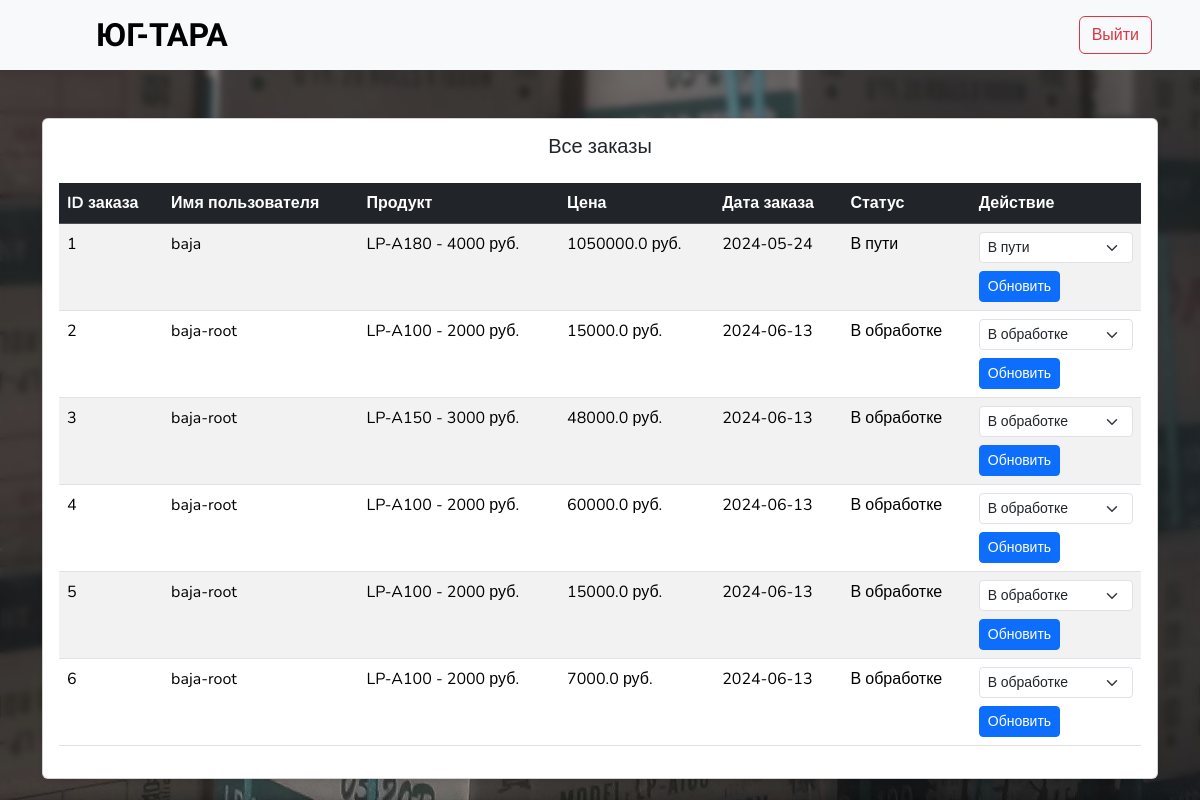
Page /admin (signed in) on the earlier database version.
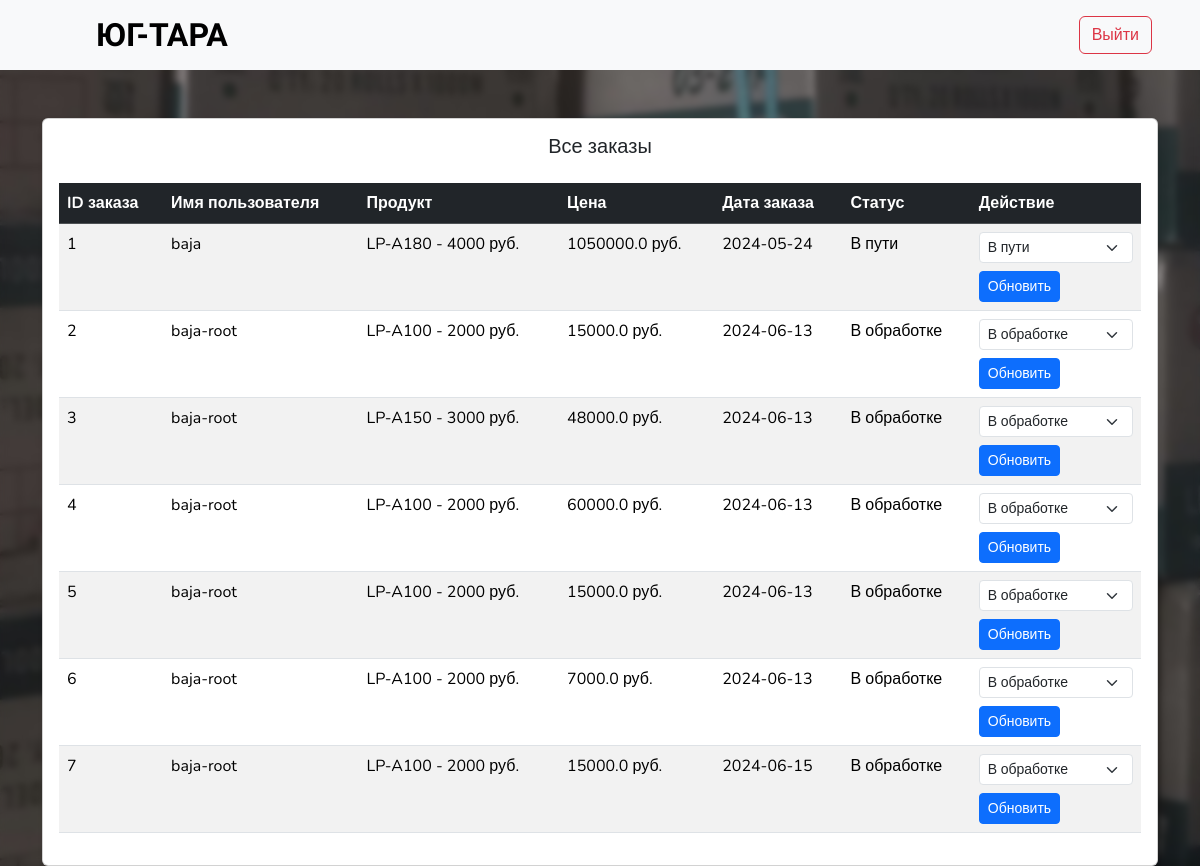
Same page on the later database version.
### main.py (models this page shows, shortened)
class Purchase(db.Model):
    id = db.Column(db.Integer, primary_key=True)
    user_id = db.Column(db.Integer, db.ForeignKey('user.id'), nullable=False)
    product_name = db.Column(db.String(100), nullable=False)
    price = db.Column(db.Float, nullable=False)
    order_date = db.Column(db.Date, default=datetime.utcnow)
    order_status = db.Column(db.String(10), nullable=False, default='Pending')

class User(db.Model):
    id = db.Column(db.Integer, primary_key=True)
    username = db.Column(db.String(50), unique=True, nullable=False)
    password_hash = db.Column(db.String(100), nullable=False)
    is_admin = db.Column(db.Boolean, default=False)  # Добавлено поле для роли администратора
    purchases = db.relationship('Purchase', backref='user', lazy=True)  # Связь с покупками

### main.py (the view, shortened to what this page needs)
@app.route('/admin', methods=['GET', 'POST'])
@login_required
def admin_panel():
    orders = Purchase.query.all()
    return render_template('admin_panel.html', title='Админ-панель', orders=orders)

### main.py (called while the page is built)
@login_manager.user_loader
def load_user(user_id):
    return db.session.get(User, int(user_id))

### templates/admin_panel.html (shortened to what this page needs)
{% extends 'base_template.html' %}
{% block imports %}
    {%- block common_imports %}
        <link href="https://cdn.jsdelivr.net/npm/bootstrap@5.3.2/dist/css/bootstrap.min.css" rel="stylesheet">
    {%- endblock %}
    {%- block user_imports %}
        <link href="{{ url_for('static', filename='css/index_stylesheet.css') }}" rel="stylesheet">
    {%- endblock %}
{% endblock %}
{% block content %}
    <nav class="navbar navbar-dark bg-light px-5">
        <a href="{{ url_for('index') }}" class="d-flex align-items-center ms-5 link-body-emphasis text-decoration-none">
            <p class="montserrat-alternates-extrabold fs-2 m-0">ЮГ-ТАРА</p>
        </a>
        <a href="{{ url_for('logout') }}" class="btn btn-outline-danger my-2" type="button">Выйти</a>
    </nav>
    <div class="container mt-5">
        <div class="card shadow-sm">
            <div class="card-body">
                <h5 class="card-title text-center mb-4">Все заказы</h5>
                {% if orders %}
                    <table class="table table-striped table-hover">
                        <thead class="table-dark">
                            <tr>
                                <th scope="col">ID заказа</th>
                                <th scope="col">Имя пользователя</th>
                                <th scope="col">Продукт</th>
                                <th scope="col">Цена</th>
                                <th scope="col">Дата заказа</th>
                                <th scope="col">Статус</th>
                                <th scope="col">Действие</th>
                            </tr>
                        </thead>
                        <tbody>
                            {% for order in orders %}
                                <tr>
                                    <td>{{ order.id }}</td>
                                    <td>{{ order.user.username }}</td>
                                    <td>{{ order.product_name }}</td>
                                    <td>{{ order.price }} руб.</td>
                                    <td>{{ order.order_date.strftime('%Y-%m-%d') }}</td>
                                    <td>{{ order.order_status }}</td>
                                    <td>
                                        <form method="POST" action="{{ url_for('admin_panel') }}">
                                            <select name="status" class="form-select form-select-sm mb-2">
                                                <option value="В обработке" {% if order.order_status == 'В обработке' %}selected{% endif %}>В обработке</option>
                                                <option value="В пути" {% if order.order_status == 'В пути' %}selected{% endif %}>В пути</option>
                                            </select>
                                            <button type="submit" class="btn btn-sm btn-primary">Обновить</button>
                                        </form>
                                    </td>
                                </tr>
                            {% endfor %}
                        </tbody>
                    </table>
                {% else %}
                    <p class="text-center text-muted">Нет заказов для отображения.</p>
                {% endif %}
            </div>
        </div>
    </div>
{% endblock %}

### templates/base_template.html (shortened to what this page needs)
<!DOCTYPE html>
<html>
<head>
{% block imports %}{% endblock %}
</head>
<body>
	{%- block content -%}
	{%- endblock -%}
</body>
</html>

### static/css/index_stylesheet.css (style rules this page uses)
body { font-family: 'Nunito', sans-serif; background-image: url("/static/images/container/background.jpg"); background-size: cover; background-repeat: no-repeat; background-position: center center; background-attachment: fixed; backdrop-filter: blur(3px); }
.montserrat-alternates-extrabold { font-family: "Montserrat Alternates", sans-serif; font-weight: 800; font-style: normal; }

Differences in the rows shown:
added Purchase: id "7", user.username "baja-root", product_name "LP-A100 - 2000 руб.", price "15000.0", order_date "2024-06-15", order_status "В обработке", status "В обработке"
